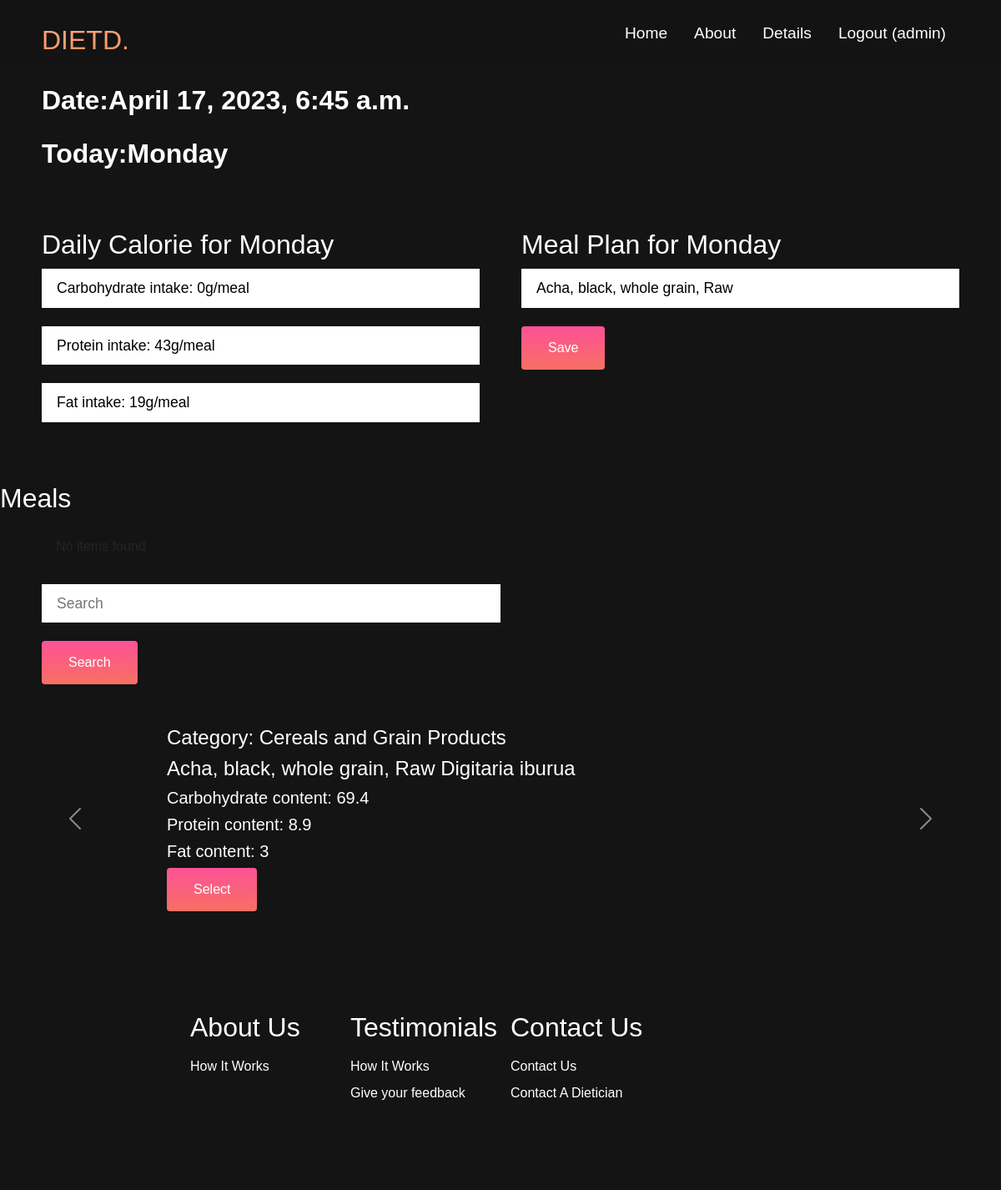
/breakfast/ (signed in), run on the app's committed database.
### diet/models.py (models this page shows, shortened)
class DCalorie(models.Model):
    user = models.ForeignKey(User, on_delete=models.CASCADE)
    carb_grams = models.CharField(max_length=100)
    protein_grams = models.CharField(max_length=100)
    fat_grams = models.CharField(max_length=100)
    meal_carb_gram = models.CharField(max_length=100, null=True)
    meal_protein_gram = models.CharField(max_length=100, null=True)
    meal_fat_gram = models.CharField(max_length=100, null=True)

class FoodList(models.Model):
    Category = models.CharField(max_length=10000)
    LocalName = models.CharField(max_length=20000000)
    EnglishName = models.CharField(max_length=20000000)
    ScientificName = models.CharField(max_length=20000000)
    ENERC_kJ = models.CharField(max_length=20000)
    ENERC_kcal = models.CharField(max_length=20000)
    WATER_g = models.CharField(max_length=20000)
    PROTCNT_g = models.CharField(max_length=20000)
    FATCE_g = models.CharField(max_length=20000)
    CHOCDF_g = models.CharField(max_length=20000)
    FIB_g = models.CharField(max_length=20000)
    ASH_g = models.CharField(max_length=20000)
    Ca_mg = models.CharField(max_length=20000)
    Fe_mg = models.CharField(max_length=20000)
    Mg_mg = models.CharField(max_length=20000)
    P_mg = models.CharField(max_length=20000)
    K_mg = models.CharField(max_length=20000)
    Na_mg = models.CharField(max_length=20000)
    Zn_mg = models.CharField(max_length=20000)
    Cu_mg = models.CharField(max_length=20000)
    Mn_mg = models.CharField(max_length=20000)
    VIT_A_RAE_mcg = models.CharField(max_length=20000)
    RETOL_mcg = models.CharField(max_length=20000)
    CARTB_mcg = models.CharField(max_length=20000)
    VITDEQ_mcg = models.CharField(max_length=20000)
    VITE_mg = models.CharField(max_length=20000)
    THIA_mg = models.CharField(max_length=20000)
    RIBF_mg = models.CharField(max_length=20000)
    NIAEQ_mg = models.CharField(max_length=20000)
    VIT_B6_mg = models.CharField(max_length=20000)
    FOL_mcg = models.CharField(max_length=20000)
    VITB12_mcg = models.CharField(max_length=20000)
    VITC_mg = models.CharField(max_length=20000)
    SearchName = models.CharField(max_length=2000000000)

### diet/views.py (the view)
# urls.py: path('breakfast/', views.breakfast, name='breakfast'),
def breakfast(request):
    items = FoodList.objects.all()
    calories = DCalorie.objects.get(user=request.user)
    current_time = timezone.now()
    current_day = current_time.strftime('%A')
    query = request.GET.get('search_food')
    if query:
        results = FoodList.objects.filter(SearchName__icontains=query)
    else:
        print('not items')
        query = ""
        results = []
        messages.error(request, 'No items found')
    current_breakfast = ""
    try:
        current_breakfast = MealPlan.objects.get(user=request.user).breakfast
    except Exception as e:
        print(e)
    return render(request, 'diet/breakfast.html', {'current_time': current_time, 'current_day': current_day,
                                                   'calories': calories, 'items': items, 'results': results,
                                                   "current_breakfast": current_breakfast, "query": query})

### diet/templates/diet/breakfast.html (shortened to what this page needs)
{% load static %}
<!DOCTYPE html>
<html lang="en">
<head>
    <link href="https://cdn.jsdelivr.net/npm/bootstrap@5.2.3/dist/css/bootstrap.min.css" rel="stylesheet"
>
    <link rel="stylesheet" href="{% static 'css/style.css' %}" />
</head>
<body>
    <nav class="navbar">
        <div class="navbar__container">
            <a href="/" id="navbar__logo">DIETD.</a>
            <ul class="navbar__menu">
                <li class="navbar__item">
                    <a href="{% url 'diet:home' %}" class="navbar__links">Home</a>
                </li>
                <li class="navbar__item">
                    <a href="{% url 'diet:about' %}" class="navbar__links">About</a>
                </li>
                {% if user.is_authenticated %}
                <li class="navbar__item">
                    <a class="navbar__links" href="{% url 'diet:details' %}">
                        Details
                    </a>
                </li>
                <li class="navbar__item">
                    <a class="navbar__links" href="{% url 'diet:logoutaccount' %}">
                        Logout ({{ user.username }})
                    </a>
                </li>
                {% endif %}
            </ul>
        </div>
    </nav>
    <div class="main">
        <div class="main__container">
            <div class="main__content">
                <p>Date:{{current_time}}</p>
                <p>Today:{{ current_day}}</p>
            </div>
        </div>
        <div class="form_container">
            <div class="section1">
                <h1 class="create_page">Daily Calorie for {{current_day}}</h1>
                <form method="POST" class="main__form">
                    <input type="text" name="carbohydrate"
                        value="Carbohydrate intake: {{ calories.meal_carb_gram }}g/meal" readonly class="main__field">
                    <br>
                    <input type="text" name="protein" value="Protein intake: {{ calories.meal_protein_gram }}g/meal"
                        readonly class="main__field">
                    <br>
                    <input type="text" name="fat" value="Fat intake: {{ calories.meal_fat_gram }}g/meal" readonly
                        class="main__field">
                    <br>
                </form>
            </div>
            <div class="section2">
                <h1 class="create_page">Meal Plan for {{current_day}}</h1>
                <form method="POST" class="main__form">
                    <input type="text" name="breakfast" readonly value="{{current_breakfast.EnglishName}}"
                        placeholder="Breakfast" class="main__field">
                    <br>
                    <button type="submit" class="main__btn"><span>Save</span></button>
                </form>
            </div>
        </div>
        <h1 class="create_page">Meals</h1>
        <div class="main__container">
            <div class="main__content">
                {% if messages %}
                {% for message in messages %}
                <div class="alert alert-{{ message.tags }}">
                </div>
                {% endfor %}
                {% endif %}
                <form method="get">
                    <input type="text" name="search_food" value="{{query}}" placeholder="Search" class="main__field">
                    <button class="main__btn"><span>Search</span></button>
                </form>
            </div>
        </div>
        <div id="carouselExampleAutoplaying" class="carousel slide" data-bs-ride="carousel">
            <div class="carousel-inner">
                {% if query %}
                {% for item in results %}
                {% csrf_token %}
                <div class="carousel-item {% if forloop.first %} active {% endif %}">
                    <h4 class="d-block w-100">Category: {{ item.Category }}</h4>
                    <h4 class="d-block w-100">{{ item.SearchName }}</h4>
                    <h5 class="d-block w-100">Carbohydrate content: {{ item.CHOCDF_g }}</h5>
                    <h5 class="d-block w-100">Protein content: {{ item.PROTCNT_g }}</h5>
                    <h5 class="d-block w-100">Fat content: {{ item.FATCE_g }}</h5>
                    <button class="main__btn" id="select__btn" data-item-id="{{ item.id }}"><span>Select</span></button>
                </div>
                {% endfor %}
                {% else %}
                {% for item in items %}
                <div class="carousel-item {% if forloop.first %} active {% endif %}">
                    <h4 class="d-block w-100">Category: {{ item.Category }}</h4>
                    <h4 class="d-block w-100">{{ item.SearchName }}</h4>
                    <h5 class="d-block w-100">Carbohydrate content: {{ item.CHOCDF_g }}</h5>
                    <h5 class="d-block w-100">Protein content: {{ item.PROTCNT_g }}</h5>
                    <h5 class="d-block w-100">Fat content: {{ item.FATCE_g }}</h5>
                    <button class="main__btn" id="select__btn" data-item-id="{{ item.id }}"><span>Select</span></button>
                </div>
                {% endfor %}
                {% endif %}
            </div>
            <button class="carousel-control-prev" type="button" data-bs-target="#carouselExampleAutoplaying"
                data-bs-slide="prev">
                <span class="carousel-control-prev-icon" aria-hidden="true"></span>
            </button>
            <button class="carousel-control-next" type="button" data-bs-target="#carouselExampleAutoplaying"
                data-bs-slide="next">
                <span class="carousel-control-next-icon" aria-hidden="true"></span>
            </button>
        </div>
        <br>
    </div>
    <div class="footer__container">
        <div class="footer__links">
            <div class="footer__link--wrapper">
                <div class="footer__link--items">
                    <h2>About Us</h2>
                    <a href="{% url 'diet:about' %}">How It Works</a>
                </div>
                <div class="footer__link--items">
                    <h2>Testimonials</h2>
                    <a href="{% url 'diet:about' %}">How It Works</a>
                    <a href="{% url 'diet:testimony' %}">Give your feedback</a>
                </div>
                <div class="footer__link--items">
                    <h2>Contact Us</h2>
                    <a href="{% url 'diet:contactus' %}">Contact Us</a>
                    <a href="{% url 'diet:contactus2' %}">Contact A Dietician</a>
                </div>
            </div>
        </div>
    </div>
</body>
</html>

### diet/static/css/style.css (style rules this page uses)
* { box-sizing: border-box; margin: 0; padding: 0; font-family: 'Kumbh Sans', sans-serif; }
.navbar { background: #131313; height: 80px; display: flex; justify-content: center; align-items: center; font-size: 1.2rem; position: sticky; top: 0; z-index: 999; }
.navbar__container { display: flex; justify-content: space-between; height: 80px; z-index: 1; width: 100%; max-width: 1300px; margin: 0 auto; padding: 0 50px; }
#navbar__logo { background-color: #ff8177; background-image: linear-gradient(to top, #ff8844 0%, #ffb199 100%); background-size: 100%; -webkit-background-clip: text; -moz-background-clip: text; -webkit-text-fill-color: transparent; -moz-text-fill-color: transparent; display: flex; align-items: center; cursor: pointer; text-decoration: none; font-size: 2rem; }
.navbar__menu { display: flex; align-items: center; list-style: none; text-align: center; }
.navbar__item { height: 80px; }
.navbar__links { color: #fff; display: flex; align-items: center; justify-content: center; text-decoration: none; padding: 0 1rem; height: 100%; }
.main { background-color: #141414; }
.main__container { display: grid; grid-template-columns: 1fr 1fr; align-items: center; justify-self: center; margin: 0 auto; background-color: #141414; z-index: 1; width: 100%; max-width: 1300px; padding: 0 50px; padding-bottom: 50px; }
.form_container { display: grid; grid-template-columns: 1fr 1fr; margin: 0 auto; width: 100%; max-width: 1300px; padding: 0 50px; padding-bottom: 50px; column-gap: 50px; }
.create_page { font-size: 2rem; color: #fff; margin-bottom: 10px; }
.main__content p { margin-top: 1rem; font-size: 2rem; font-weight: 700; color: #fff; }
.main__field { width: 100%; padding: 0.5rem 1rem; outline: none; border: 2px solid rgba(0, 0, 0, 0); background-color: solid rgba(230, 230, 230, 0.6); font-size: 1.1rem; margin-bottom: 22px; transition: 0.3s; }
.main__btn { font-size: 1rem; background-image: linear-gradient(to top, #f77062 0%, #fe5196 100%); padding: 14px 32px; border: none; border-radius: 4px; color: #fff; cursor: pointer; position: relative; transition: all 0.35s; outline: none; }
.main__btn span { position: relative; z-index: 5; color: #fff; text-decoration: none; }
.main__btn:after { position: absolute; content: ''; top: 0; left: 0; width: 0; height: 100%; background: #4837ff; color: #fff; transition: all 0.35s; border-radius: 4px; }
.footer__container { background-color: #141414; padding: 5rem 0; display: flex; flex-direction: column; justify-content: center align-items: center; }
.footer__links { width: 100%; max-width: 1000px; display: flex; justify-content: center; }
.footer__link--wrapper { display: flex; }
.footer__link--items { display: flex; flex-direction: column; align-items: flex-start; margin: 16px; text-align: left; width: 160px; box-sizing: border-box; }
.footer__link--items h2 { margin-bottom: 16px; }
.footer__link--items > h2 { color: #fff; }
.footer__link--items a { color: #fff; text-decoration: none; margin-bottom: 0.5rem; }

### diet/templates/diet/breakfast.html (style rules this page uses)
.carousel-item h4, .carousel-item h5 { color: white; }
.carousel-inner { max-width: 800px; margin: 0 auto; }

### data on the page
DCalorie: carbohydrate "Carbohydrate intake: 0g/meal", protein "Protein intake: 43g/meal", fat "Fat intake: 19g/meal"
FoodList: breakfast "Acha, black, whole grain, Raw", Category "Cereals and Grain Products", SearchName "Acha, black, whole grain, Raw Digitaria iburua", CHOCDF_g "69.4", PROTCNT_g "8.9", FATCE_g "3"

### other printed values
{{ user.username }} "admin"
